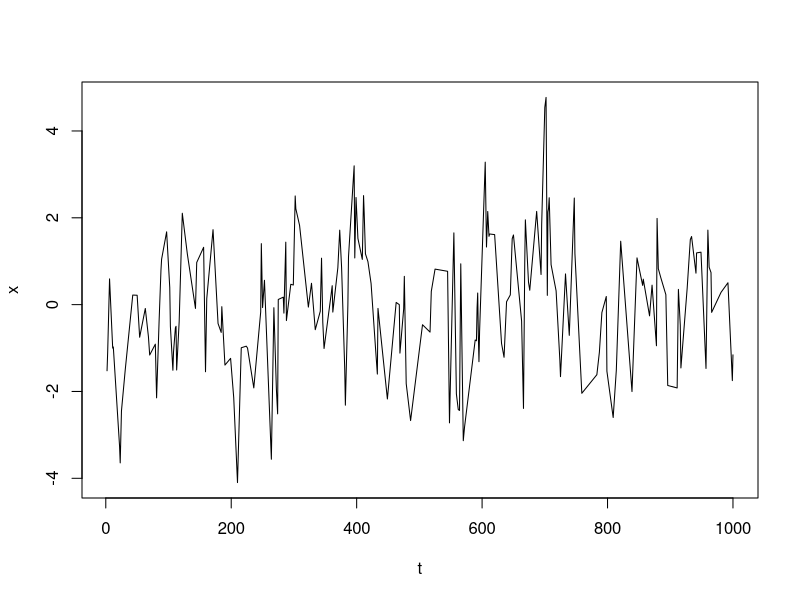

Here is the R script that generated this plot: (Note: this script raises an error after producing the figure.)
# simulate autocorrelated time series

rho.true <- 0.8
x.full <- arima.sim(1000, model=list(ar = rho.true))
t.full <- 1:1000

# subsample time series

keep <- sort(sample(1:1000, 200))
x <- x.full[keep]
t <- t.full[keep]
plot(t,x, type="l")

# Obtain MLE of rho

rhos <- seq(0,.99,.01)
L <- sapply(rhos, function(r) GetL(x, t, r))
rho.hat <- rhos[which.max(L)]

plot(rhos, L, type = "l")
abline(v = c(rho.true, rho.hat), lty=3:2, lwd=2)
legend("bottomleft", legend=c("true value","MLE"), lty=3:2, lwd=2, 
       title = expression(rho))

# Why tau is better

tau.true <- -1/log(rho.true)
taus <- seq(1,10,.1)
L <- sapply(taus, function(r) GetL(x, t, r, tau = TRUE))
tau.hat <- taus[which.max(L)]

plot(taus, L, type = "l")
abline(v = c(tau.true, tau.hat), lty=3:2, lwd=2)
legend("bottomleft", legend=c("true value","MLE"), lty=3:2, lwd=2, 
       title = expression(tau))

